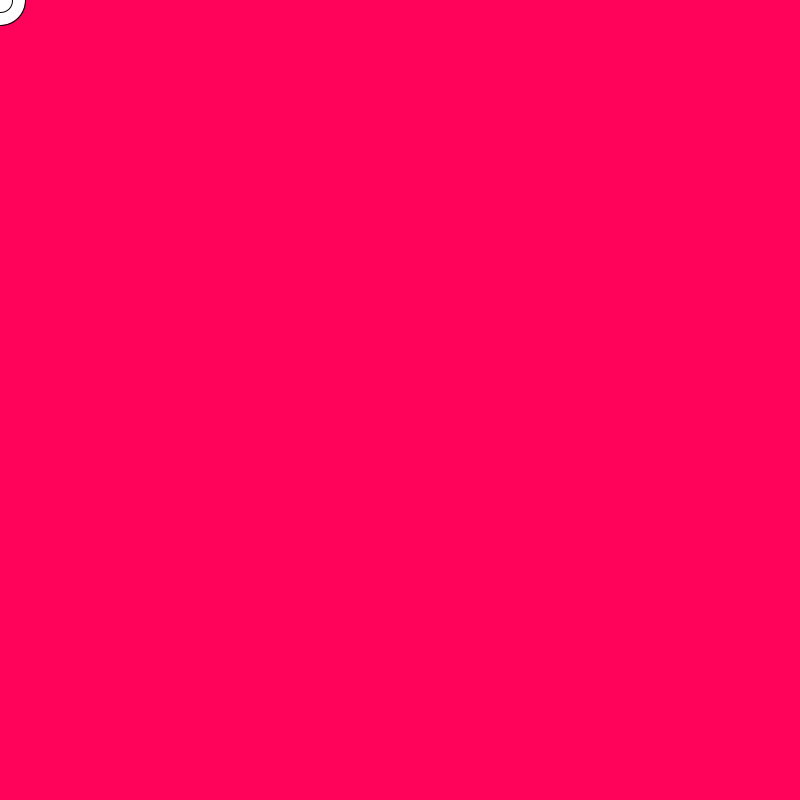
Frame 1 (no input)
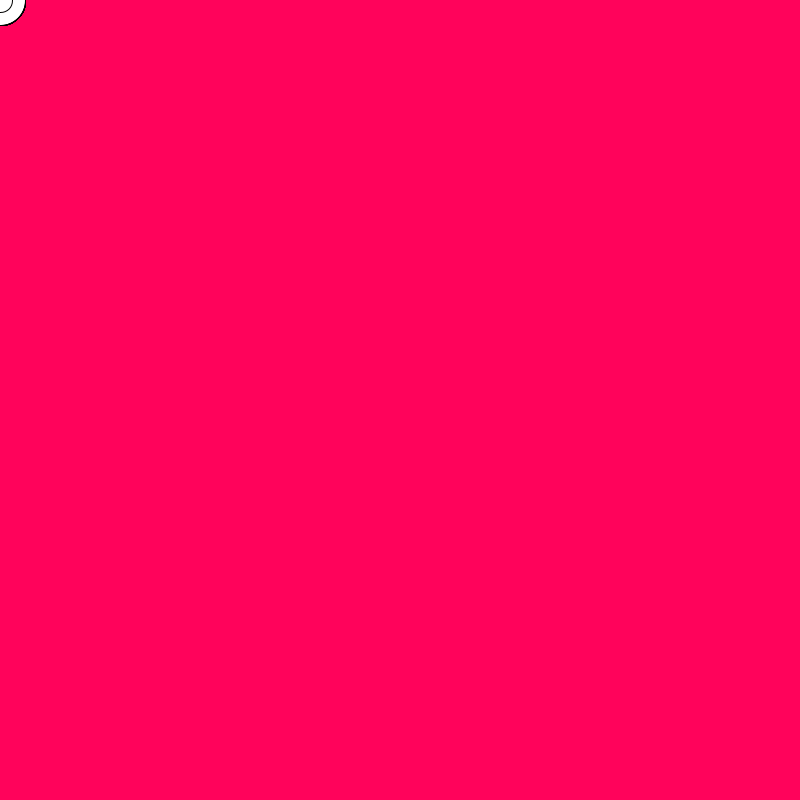
Frame 60 (the mouse pressed at the canvas centre just before this capture)
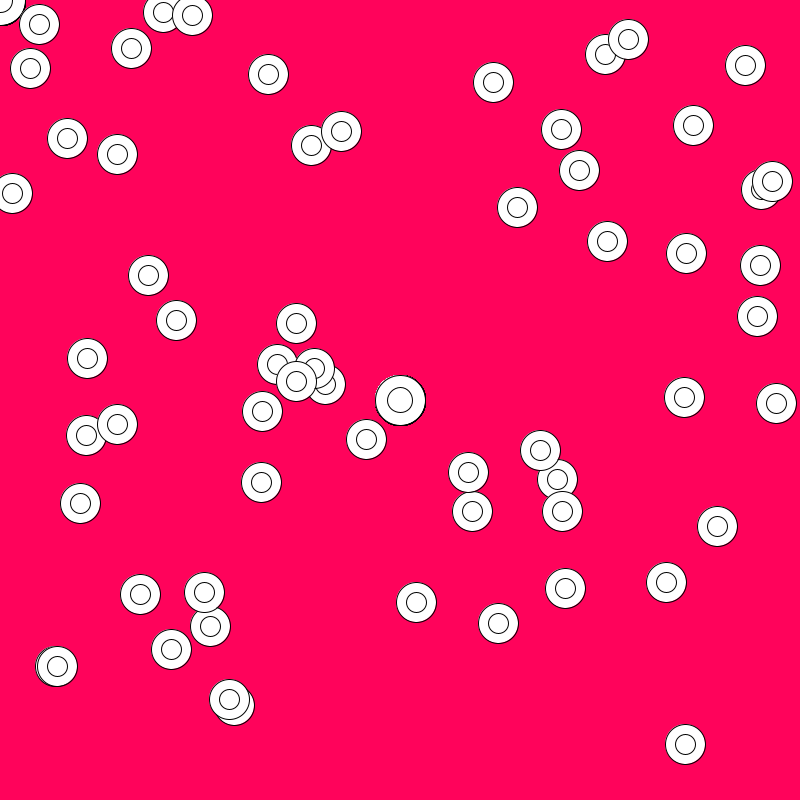
Frame 120 (the mouse held since frame 60 and released just before this capture)

The Processing sketch that drew these frames (run headless with seeded random() and noise(); from frame 60 on, the mouse is pressed at the canvas centre):

// Processing sketch: processing_38820
// ── processing_38820.pde

int shapecode = 1; // 1 for Ellipse, 2 for Square. Fed to main shape function
int m = 50; //magnitude of main cursor shape
int t = 255; //transparency control variable
int cc = 255; //color control variable

void setup() {
  size(800, 800);
  smooth();
  background(#FF035B);
}

void draw() {


  //background(#FF035B);

  if (keyPressed) {
    switch(key) {
    case's':                //makes main shape square
      shapecode = 2;
      break;
    case 'e':               //makes main shape ellipse
      shapecode = 1;
      break;
    case 'c':               //clears by calling background
      background(#FF035B);
      break;
    case't':                //makes shapes transparent
      t = 30;
      break;
    case'o':                //makes shapes fully opaque
      t = 255;
      break;
    case'h':  
      cc=#03FA0C;          //changed shape fill color to a green
      break;
    case'w':
      cc = 255;      //returns fill color to white
      break;
    case'p':
      mousePressed=true;
      cc = int(random(#000000,#FFFFFF));
      background(int(random(#000000,#FFFFFF)),25);
      break;
    case'n':
      mousePressed=false;    //NO! restores sanity
      cc=255;
      background(#FF035B);
      break;
    case'0':         //resets shape magnitude to original value, 50
      m=50;
      break;
    case'1':         //increases shape magnitude
      m=60;
      break;
    case'2':
      m=70;
      break;
    case'3':
      m=80;
      break;
    case'4':
      m=90;
      break;
    case'5':
      m=100;
      break;
    }
  }

  
  if (mousePressed) {
    MakeShape(int(random(0, width)), int(random(0, height)));
  }

  MakeShape(mouseX, mouseY, shapecode);
}


void MakeShape(int x, int y) {
  ellipse (x, y, 40, 40);
  ellipse (x, y, 20, 20);
  }

  void MakeShape(int x, int y, int d) {

    if(d==1){
      fill(cc,t);
    ellipse (mouseX, mouseY, m, m);
    ellipse (mouseX, mouseY, m/2, m/2);
    }

    if(d==2){
      fill(cc,t);
    rect(mouseX-m/2, mouseY-m/2, m, m);
    rect(mouseX-m/4, mouseY-m/4, m/2, m/2);
    }
  }
                                
